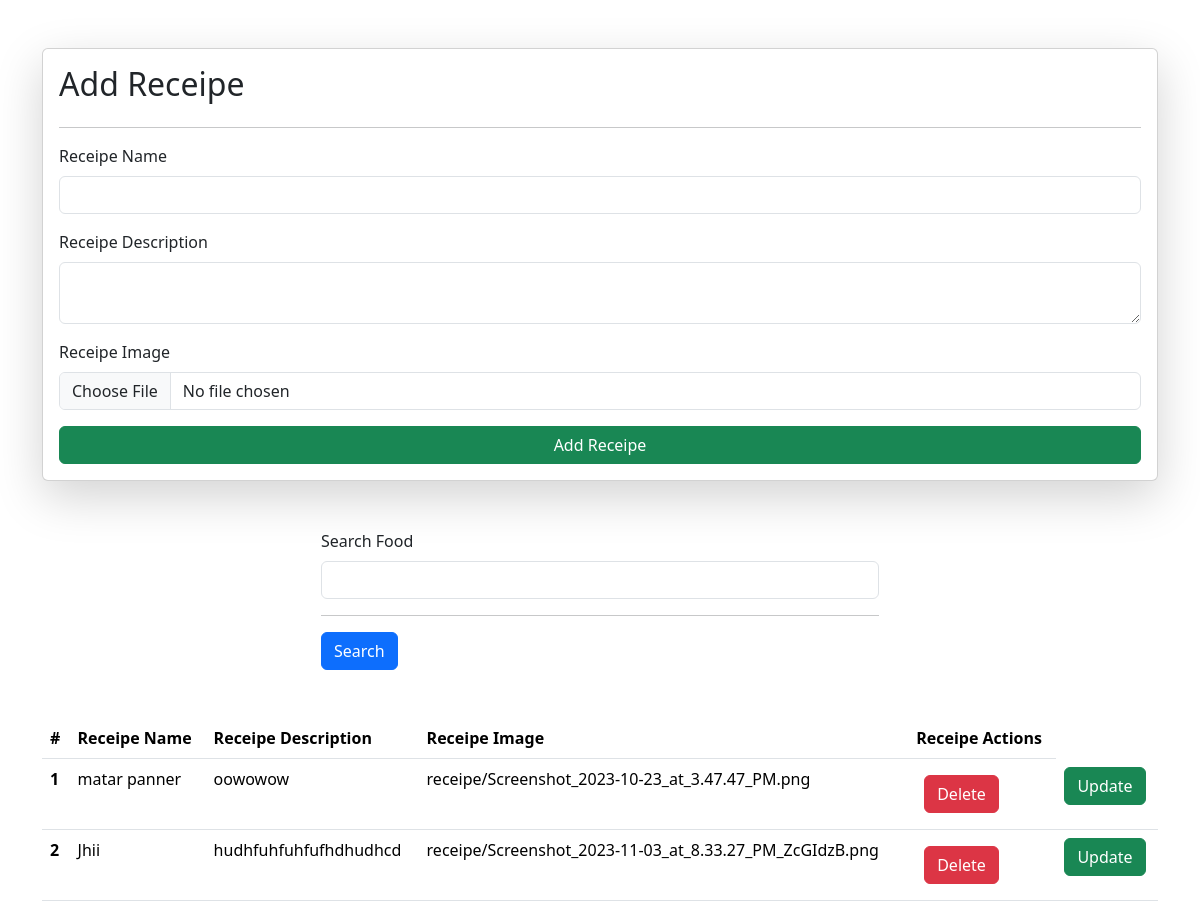
Before: /receipes with the older database file.
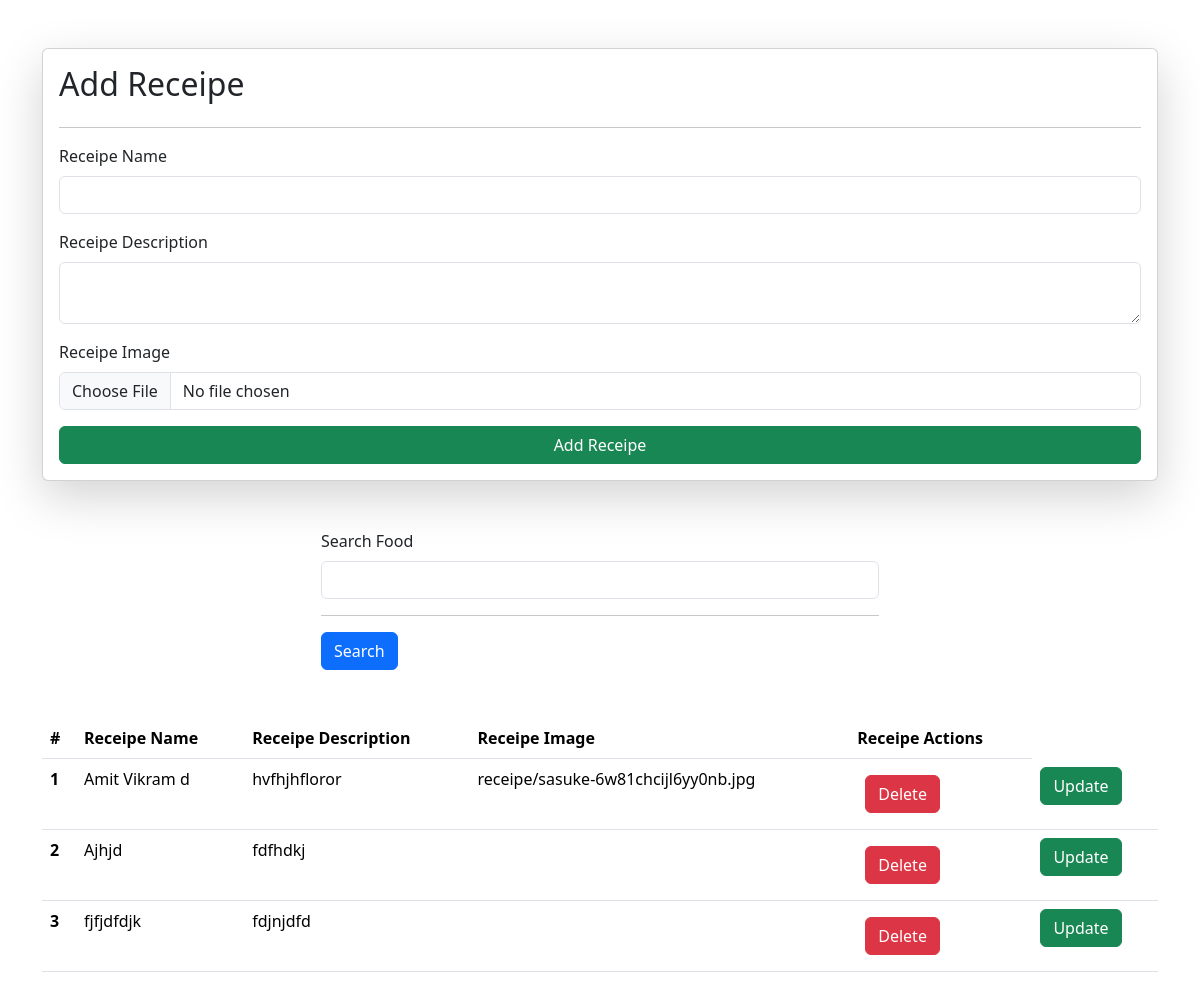
After: the same page with the newer database file.
### vege/models.py (models this page shows)
class Receipe(models.Model):
    user = models.ForeignKey(User, on_delete=models.SET_NULL, null = True, blank = True)
    receipe_name = models.CharField(max_length=100)
    receipe_description = models.TextField()
    receipe_image = models.ImageField(upload_to="receipe")
    receipe_view_count = models.IntegerField(default=1)

### vege/views.py (the view, shortened to what this page needs)
# urls.py: path('receipes', receipes, name="receipes"),
def receipes(request):
    queryset = Receipe.objects.all()
    if request.GET.get('search'):
        queryset = queryset.filter(receipe_name__icontains = request.GET.get('search'))
    context = {'receipes': queryset}
    return render(request, 'receipes.html', context)

### vege/templates/receipes.html (shortened to what this page needs)
<!DOCTYPE html>
<html lang="en">
<head>
  <link href="https://cdn.jsdelivr.net/npm/bootstrap@5.3.2/dist/css/bootstrap.min.css" rel="stylesheet"
>
</head>
<body>
  <div class="container mt-5">
    <form class="col-6-mx-auto card p-3 shadow-lg" method="post" enctype="multipart/form-data">
      <h2>Add Receipe</h2>
      <hr>
      <div class="mb-3">
        <label for="exampleInputEmail1" class="form-label">Receipe Name</label>
        <input name="receipe_name" required type="text" class="form-control">
      </div>
      <div class="mb-3">
        <label for="exampleInputPassword1"   class="form-label">Receipe Description</label>
        <textarea class="form-control" name="receipe_description" required></textarea>
      </div>
      <div class="mb-3">
        <label for="exampleInputPassword1" class="form-label">Receipe Image</label>
        <input name="receipe_image" type="file" class="form-control">
      </div>
      <button type="submit" class="btn btn-success">Add Receipe</button>
    </form>
    <div class="mt-5">
      <div class="mx-auto col-6">
        <form>
        <div class="mb-3">
          <label for="exampleInputEmail1" class="form-label">Search Food</label>
          <input name="search"  type="text" class="form-control">
          <hr>
        </div>
        <button type="submit" class="btn btn-primary">Search</button>
      </form>
      </div>
    </div>
    <table class="table mt-5">
      <thead>
        <tr>
          <th scope="col">#</th>
          <th scope="col">Receipe Name</th>
          <th scope="col">Receipe Description</th>
          <th scope="col">Receipe Image</th>
          <th scope="col">Receipe Actions</th>
        </tr>
      </thead>
      <tbody>
        {% for receipe in receipes %}
        <tr>
          <th scope="row">{{forloop.counter}}</th>
          <td>{{receipe.receipe_name}}</td>
          <td>{{receipe.receipe_description}}</td>
          <td>{{receipe.receipe_image}}</td>
          <td><a href="/delete_receipe/{{receipe.id}}/" class="btn btn-danger m-2">Delete</a></td>
          <td><a href="/update_receipe/{{receipe.id}}/" class="btn btn-success">Update</a></td>
        </tr>
        {% endfor %}
      </tbody>
    </table>
  </div>
</body>
</html>

Changed rows visible on the page:
removed Receipe: receipe_name "matar panner", receipe_description "oowowow", receipe_image "receipe/Screenshot_2023-10-23_at_3.47.47_PM.png"
removed Receipe: receipe_name "Jhii", receipe_description "hudhfuhfuhfufhdhudhcd", receipe_image "receipe/Screenshot_2023-11-03_at_8.33.27_PM_ZcGIdzB.png"
added Receipe: receipe_name "Amit Vikram d", receipe_description "hvfhjhfloror", receipe_image "receipe/sasuke-6w81chcijl6yy0nb.jpg"
added Receipe: receipe_name "Ajhjd", receipe_description "fdfhdkj"
added Receipe: receipe_name "fjfjdfdjk", receipe_description "fdjnjdfd"
